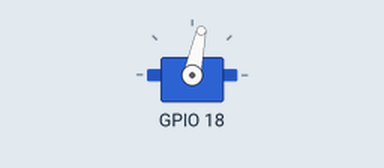
A program run on a simulated Raspberry Pi (BCM pin numbers). Parts: servo. Servo angles are drawn from the pulse width (0.5 ms = 0°, 2.5 ms = 180°); what the program prints to the terminal is not drawn.

Above: at 0.1 s.
Timing chart, 0 to 1.6 s (numbered marks = the images above):
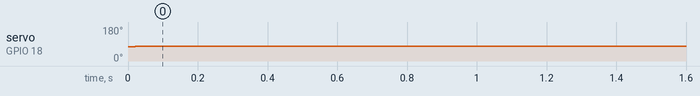

The program:

angle.py
```python
# -*- coding: utf-8 -*-
import RPi.GPIO as GPIO
from time import sleep
import wiringpi

def readadc(adcnum, clockpin, mosipin, misopin, cspin):
    if adcnum > 7 or adcnum < 0:
        return -1
    GPIO.output(cspin, GPIO.HIGH)
    GPIO.output(clockpin, GPIO.LOW)
    GPIO.output(cspin, GPIO.LOW)

    commandout = adcnum
    commandout |= 0x18
    commandout <<= 3
    for i in range(5):
        if commandout & 0x80:
            GPIO.output(mosipin, GPIO.HIGH)
        else:
            GPIO.output(mosipin, GPIO.LOW)
        commandout <<= 1
        GPIO.output(clockpin, GPIO.HIGH)
        GPIO.output(clockpin, GPIO.LOW)
    adcout = 1

    for i in range(13):
        GPIO.output(clockpin ,GPIO.HIGH)
        GPIO.output(clockpin, GPIO.LOW)
        adcout <<= 1
        if i>0 and GPIO.input(misopin)==GPIO.HIGH:
            adcout |= 0x1
    GPIO.output(cspin, GPIO.HIGH)
    return adcout

GPIO.setmode(GPIO.BCM)

SPICLK = 11
SPIMOSI = 10
SPIMISO = 9
SPICS = 8

GPIO.setup(SPICLK, GPIO.OUT)
GPIO.setup(SPIMOSI, GPIO.OUT)
GPIO.setup(SPIMISO, GPIO.IN)
GPIO.setup(SPICS, GPIO.OUT)

def servo_duty_hwpwm(val):
    val_min = 0
    val_max = 4095
    servo_min = 36
    servo_max = 102
    duty = int((servo_min-servo_max)*(val-val_min)/(val_max-val_min) + servo_max) + 100
    print(duty)
    return duty

wiringpi.wiringPiSetupGpio()
wiringpi.pinMode(18, wiringpi.GPIO.PWM_OUTPUT)
wiringpi.pwmSetMode(wiringpi.GPIO.PWM_MODE_MS)
wiringpi.pwmSetClock(375)
wiringpi.pwmWrite(18, 69)

adc_pin0 = 0

try:
    while True:
        inputVal0 = readadc(adc_pin0, SPICLK, SPIMOSI, SPIMISO, SPICS)
        duty = servo_duty_hwpwm(inputVal0)
        wiringpi.pwmWrite(18, duty)
        sleep(0.2)

except KeyboardInterrupt:
    pass

GPIO.cleanup()
```

Measured:
- by itself, servo on GPIO 18: 76° → 78° at 0.02 s
